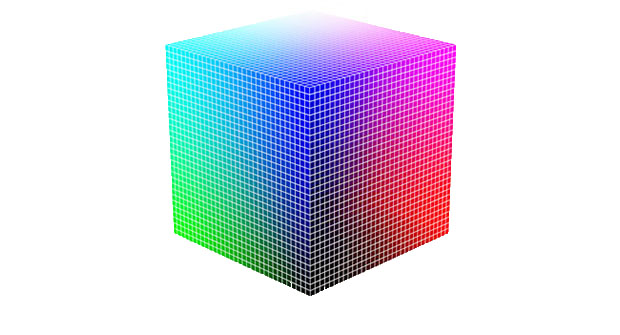
#> input picture cv3/cc.jpg, 620 x 335 px
$ python cv_7_2.py
#> lines starting #> are read from the running program, lines starting #| are printed output that depends on the picture; long printed decimals are rounded
import numpy as np
import cv2 as cv

img = cv.imread('cc.jpg')
#> img is the input picture: shape (335, 620, 3); mean B, G, R 229.1, 214.7, 214.2

e1 = cv.getTickCount()
#此处原代码为：
#for i in xrange(5,49,2):
#新版本xrange和range合并了
for i in range(5,49,2):
	#中值模糊
	img = cv.medianBlur(img,i)
	cv.imshow('haha',img)
	cv.waitKey(100)
#> this loop made 22 passes
#> pass 1, `img = cv.medianBlur(img,i)`:
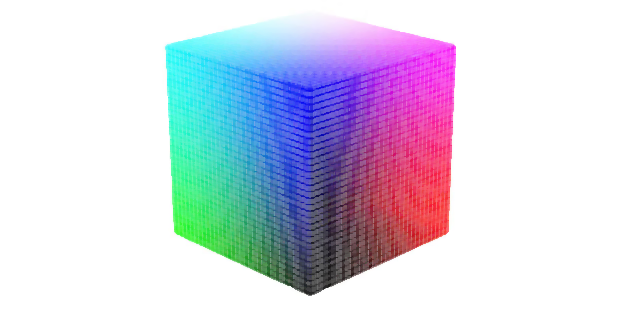
#> img: shape (335, 620, 3); mean B, G, R 229, 214.2, 213.7
#> pass 2, `img = cv.medianBlur(img,i)`:
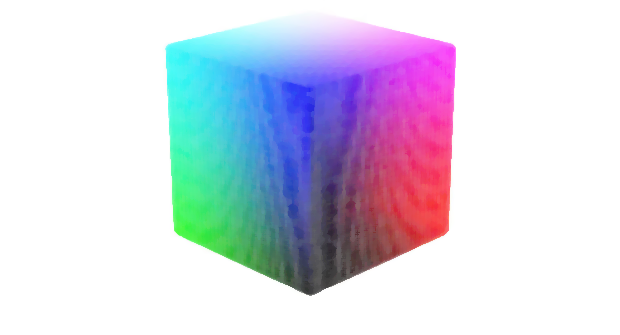
#> img: shape (335, 620, 3); mean B, G, R 229.1, 214.7, 214.2
#> after the loop:
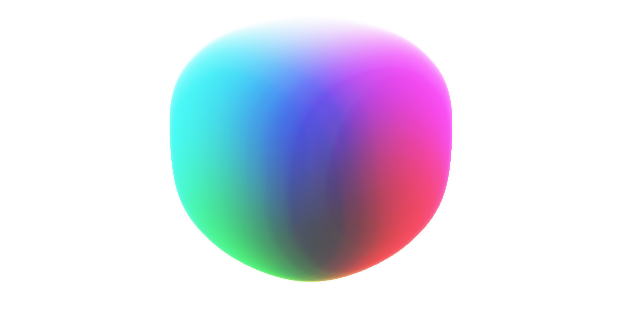
#> img: shape (335, 620, 3); mean B, G, R 234.7, 220.7, 220.2
e2 = cv.getTickCount()
time = (e2-e1)/cv.getTickFrequency()
#> time = 0.828

print(time)
#| 0.8278
